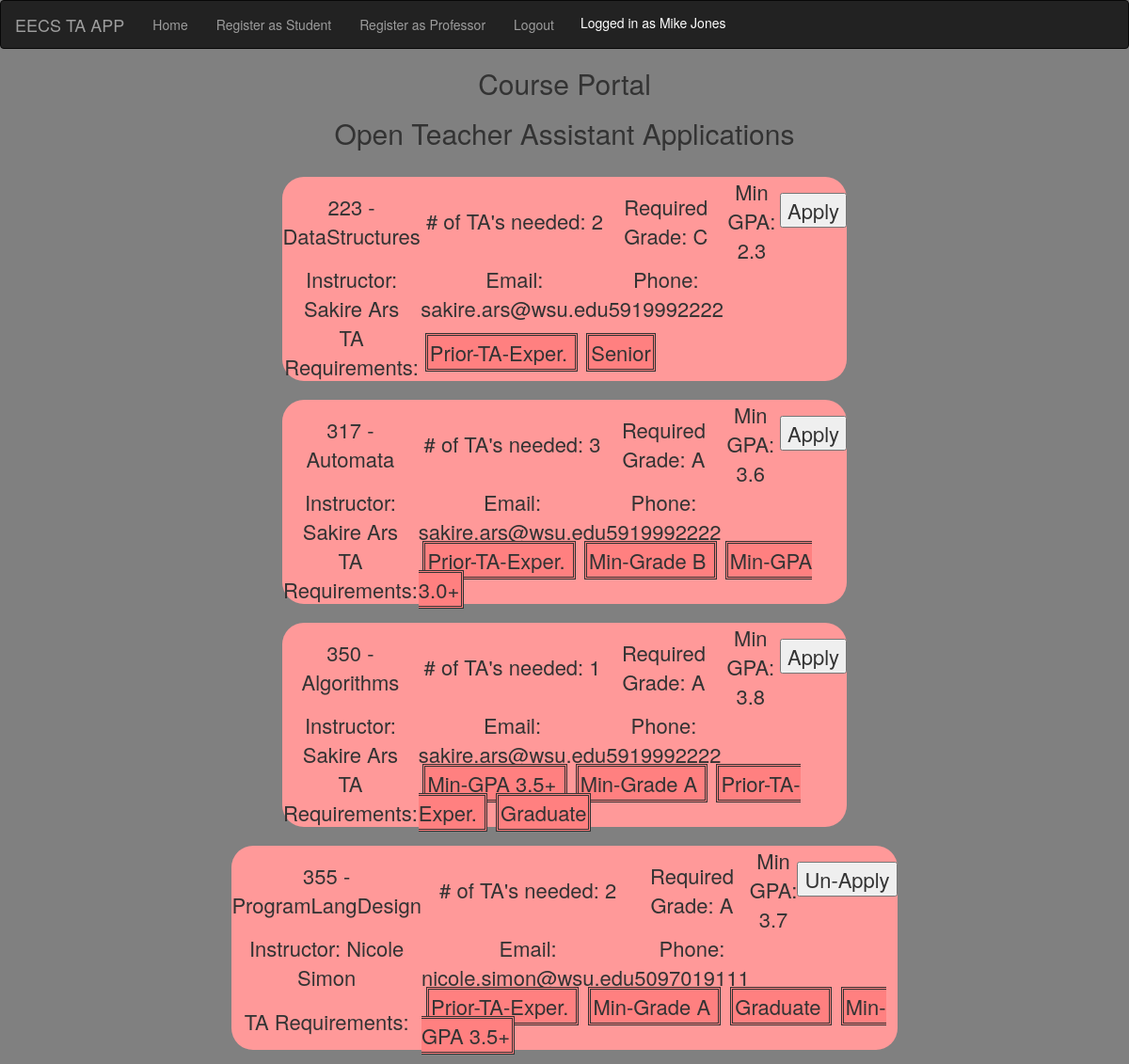
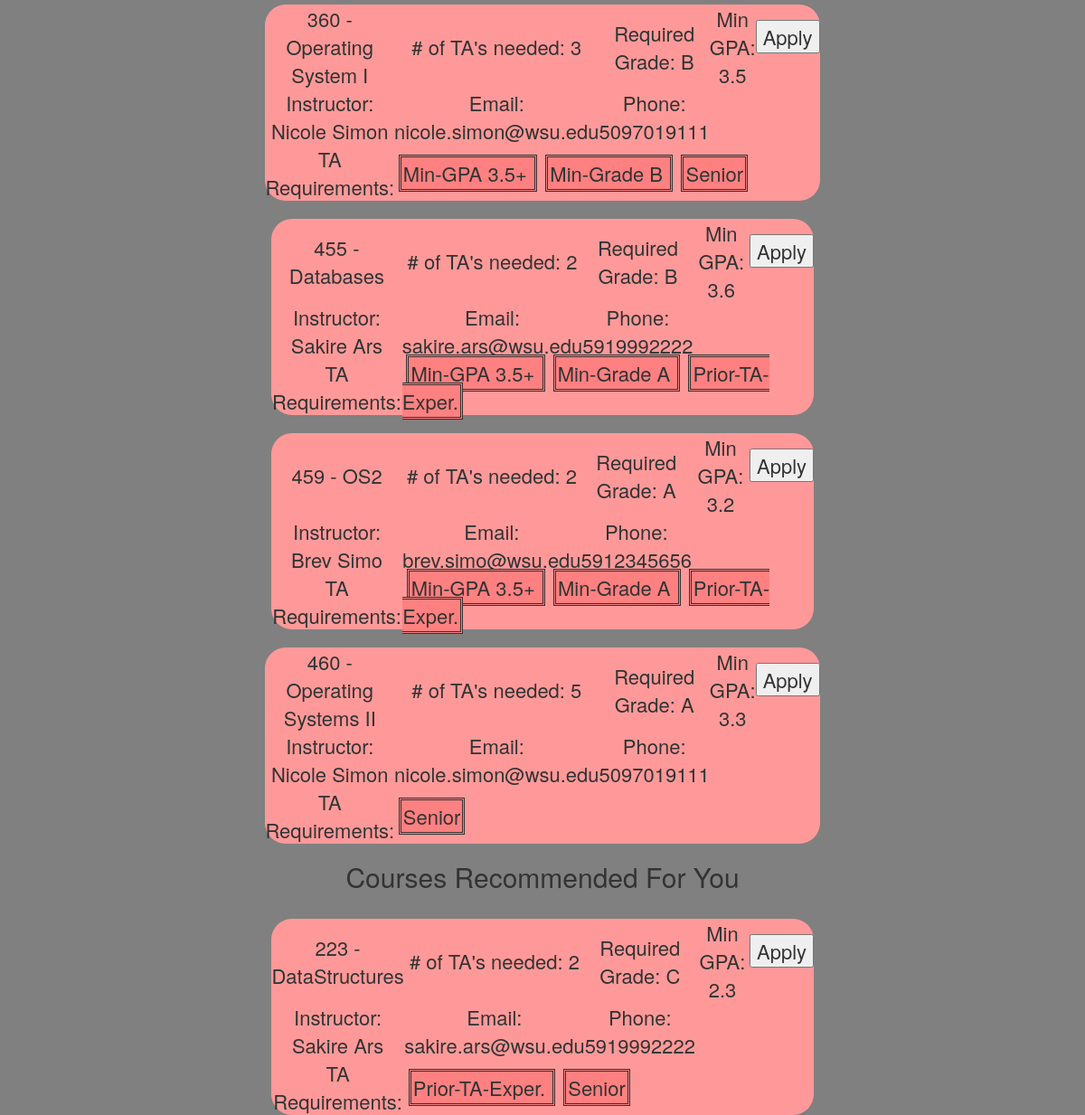
/index (signed in), run on the app's committed database (2 pictures, top to bottom).
### app/models.py (models this page shows, shortened)
class Student(UserMixin, db.Model):
    id = db.Column(db.Integer, primary_key=True)
    username = db.Column(db.String(32), unique=True)
    password_hash = db.Column(db.String(128))
    firstname = db.Column(db.String(64))
    lastname = db.Column(db.String(64))
    wsuid = db.Column(db.String(8), unique=True)
    email = db.Column(db.String(120), index=True, unique=True)
    phone = db.Column(db.String(10), unique=True)
    major = db.Column(db.Integer)
    c_gpa = db.Column(db.Float)
    grad_date = db.Column(db.String(32))
    accepted = db.relationship('Course', secondary = accepted,
                            primaryjoin=(accepted.c.studentid == id),
                            backref=db.backref('accepted', lazy='dynamic'), lazy='dynamic')
    pendingapps = db.relationship('Course', secondary = applied,
                            primaryjoin=(applied.c.studentid == id),
                            backref=db.backref('applied', lazy='dynamic'), lazy='dynamic')
    def returnrole(self):
        return 0
    def accepted(self, newapp):
        if not self.is_ta(newapp):
            self.accepted.append(newapp)
    def is_applied(self, newapp):
        return self.pendingapps.filter(applied.c.courseid == newapp.id).count() > 0

class Course(db.Model):
    id = db.Column(db.Integer, primary_key=True)
    coursenum = db.Column(db.String(3))
    title = db.Column(db.String(150))
    num_ta = db.Column(db.Integer, default = 1)
    min_gpa = db.Column(db.Float)
    min_grade = db.Column(db.Integer)
    professor_id = db.Column(db.Integer, db.ForeignKey('professor.id'))
    accepted_tas = db.relationship('Student', secondary = accepted,
                            primaryjoin=(accepted.c.courseid == id),
                            backref=db.backref('accepted', lazy='dynamic'), lazy='dynamic')
    ta_apps = db.relationship('Student', secondary = applied,
                            primaryjoin=(applied.c.courseid == id),
                            backref=db.backref('applied', lazy='dynamic'), lazy='dynamic')
    tags = db.relationship('Tag', secondary=courseTags,
                            primaryjoin=(courseTags.c.course_id == id),
                            backref=db.backref('courseTags', lazy='dynamic'), lazy='dynamic')
    def accepted(self, studentTA):
        self.accepted_tas.append(studentTA)

class Professor(UserMixin, db.Model):
    id = db.Column(db.Integer, primary_key=True)
    username = db.Column(db.String(32), unique=True)
    password_hash = db.Column(db.String(128))
    firstname = db.Column(db.String(64))
    lastname = db.Column(db.String(64))
    wsuid = db.Column(db.String(8), unique=True)
    email = db.Column(db.String(120), index=True, unique=True)
    phone = db.Column(db.String(10), unique=True)
    posts = db.relationship('Course', backref='writer', lazy='dynamic')

class Tag(db.Model):
    id = db.Column(db.Integer, primary_key=True)
    name = db.Column(db.String(20))
    courses = db.relationship('Course', secondary=courseTags,
                               primaryjoin=(courseTags.c.tag_id == id),
                               backref=db.backref('courseTags', lazy='dynamic'),
                               lazy='dynamic')

### app/routes.py (the view)
@app.route('/', methods=['GET'])
@app.route('/index', methods=['GET'])
@login_required
def index():
    courses = Course.query.order_by(Course.coursenum).all()
    return render_template('studentInterface.html', courses=courses)

### app/models.py (called while the page is built)
@login.user_loader
def load_user(id):
    return Student.query.get(int(id))

### app/templates/studentInterface.html
{% extends "base.html" %}
{% block content %}
    <h1 class="si">Course Portal</h1>
    <h1 class="si">Open Teacher Assistant Applications</h1>
    {% for course in courses %}
        {% include '_course.html' %}
    {% endfor %}
    {% if current_user.returnrole() == 0 %}
        <h1 class="si">{{ 'Courses Recommended For You' }}</h1>
        {% for course in courses %}
            {% if current_user.c_gpa > course.min_gpa %}
                {% include '_course.html' %}
            {% endif %}
        {% endfor %}
    {% endif %}
{% endblock %}

### app/templates/base.html (shortened to what this page needs)
<html>
    <head>
        <link href="{{ url_for('static', filename='css/main.css') }}" rel="stylesheet">
        <link rel="stylesheet" href="https://maxcdn.bootstrapcdn.com/bootstrap/3.4.1/css/bootstrap.min.css">
    </head>
<body>
  <div class = "nav-container">
    <nav class="navbar navbar-inverse">
        <div class="container-fluid">
            <table>
                <div class="navbar-header">
                    <a class="navbar-brand" href="{{ url_for('index') }}">EECS TA APP</a>
                  </div>
                <ul class="nav navbar-nav">
                    <li><a href="{{ url_for('index') }}" class="button">Home</a></li>
                    <li><a href="{{ url_for('studregister') }}" class="button">Register as Student</a></li>
                    <li><a href="{{ url_for('profregister') }}" class="button">Register as Professor</a></li>
                    {% if current_user.is_anonymous %}
                        <li><a href="{{ url_for('login') }}" class = "button"> Login </a></li>
                    {% else %}
                        <li><a href="{{ url_for('logout') }}" class = "button"> Logout </a></li>
                        <li class="white">Logged in as {{ current_user.firstname }} {{ current_user.lastname }} </li>
                    {% endif %}
                </ul>
                </table>
            </div>
        </nav>
      {% block content %} {% endblock %}
  </div>
</body>
</html>

### app/templates/_course.html (shortened to what this page needs)
<table class="coursetable" padding="2px">
    <br>
    <tr>
        <td width="25%">{{ course.coursenum }} - {{ course.title }}</td>
            <td width="15%"># of TA's needed: {{ course.num_ta }}</td>
            <td width="20%">Required Grade: {% if course.min_grade == 1 %}
                                            {{ 'A' }}
                                            {% endif %}
                                            {% if course.min_grade == 2 %}
                                            {{ 'B' }}
                                            {% endif %}
                                            {% if course.min_grade == 3 %}
                                            {{ 'C' }}
                                            {% endif %}
            </td>
            <td width="15%">Min GPA: {{ course.min_gpa }} </td>
            <td width="2%">
            {% if current_user.returnrole() == 0 %}
                {% if current_user.is_applied(course) == False %}
                    <form action="{{ url_for('apply', courseid=course.id) }}" method="post">
                        <input type="submit" value="Apply">
                    </form>
                {% else %}
                    <form action="{{ url_for('unapply', courseid=course.id) }}" method="post">
                        <input type="submit" value="Un-Apply">
                    </form>
                {% endif %}
            {% endif %}
            </td>
        </tr>
        <tr width="100%" colspan="9" style="text-align:center">
            <td width="35">Instructor: {{ course.writer.firstname }} {{ course.writer.lastname }}</td>
            <td width="30">Email: {{ course.writer.email }}</td>
            <td width="35">Phone: {{ course.writer.phone }}</td>
        </tr>
        <tr>
            <td width="15%" style = "text-align:center">
                {{ 'TA Requirements:' }}
            </td>
            <td width="85%" colspan="4" padding-bottom="5" style = "text-align:left">
                {% for raptor in course.tags.all() %}
                    <span class="pretagitem">
                        {{ raptor.name }}
                    </span>
                {% endfor %}
            </td>
        </tr>
    </table>

### app/static/css/main.css (style rules this page uses)
.nav-container { background-color: #808080; }
.coursetable { text-align : center; width : 50%; position: center; height : 22%; font-size : 22px; background-color: #ff9999; border-radius: 23px; padding-top : 6px; margin-left: auto; margin-right: auto; }
.si { margin-left: auto; margin-right: auto; font-size: 30px; text-align: center; }
.pretagitem { text-align: center; margin: 1%; padding: 2px 2px; border-style: double; background-color: #ff8080; }
.white { color: white; text-align: right; margin: auto; padding: 13px; }

### data on the page
Student: firstname "Mike", lastname "Jones"
Course: coursenum "223", title "DataStructures", num_ta "2", value "C", min_gpa "2.3", writer.firstname "Sakire", writer.lastname "Ars", writer.email "sakire.ars@wsu.edu", writer.phone "5919992222", value "TA Requirements:"
Tag: name "Prior-TA-Exper."
Tag: name "Senior"
Course: coursenum "317", title "Automata", num_ta "3", value "A", min_gpa "3.6", writer.firstname "Sakire", writer.lastname "Ars", writer.email "sakire.ars@wsu.edu", writer.phone "5919992222", value "TA Requirements:"
Tag: name "Min-Grade B"
Tag: name "Min-GPA 3.0+"
Course: coursenum "350", title "Algorithms", num_ta "1", value "A", min_gpa "3.8", writer.firstname "Sakire", writer.lastname "Ars", writer.email "sakire.ars@wsu.edu", writer.phone "5919992222", value "TA Requirements:"
Tag: name "Min-GPA 3.5+"
Tag: name "Min-Grade A"
Tag: name "Graduate"
Course: coursenum "355", title "ProgramLangDesign", num_ta "2", value "A", min_gpa "3.7", writer.firstname "Nicole", writer.lastname "Simon", writer.email "nicole.simon@wsu.edu", writer.phone "5097019111", value "TA Requirements:"
Course: coursenum "360", title "Operating System I", num_ta "3", value "B", min_gpa "3.5", writer.firstname "Nicole", writer.lastname "Simon", writer.email "nicole.simon@wsu.edu", writer.phone "5097019111", value "TA Requirements:"
Course: coursenum "455", title "Databases", num_ta "2", value "B", min_gpa "3.6", writer.firstname "Sakire", writer.lastname "Ars", writer.email "sakire.ars@wsu.edu", writer.phone "5919992222", value "TA Requirements:"
Course: coursenum "459", title "OS2", num_ta "2", value "A", min_gpa "3.2", writer.firstname "Brev", writer.lastname "Simo", writer.email "brev.simo@wsu.edu", writer.phone "5912345656", value "TA Requirements:"
Course: coursenum "460", title "Operating Systems II", num_ta "5", value "A", min_gpa "3.3", writer.firstname "Nicole", writer.lastname "Simon", writer.email "nicole.simon@wsu.edu", writer.phone "5097019111", value "TA Requirements:"

### other printed values
{{ 'Courses Recommended For You' }} "Courses Recommended For You"
